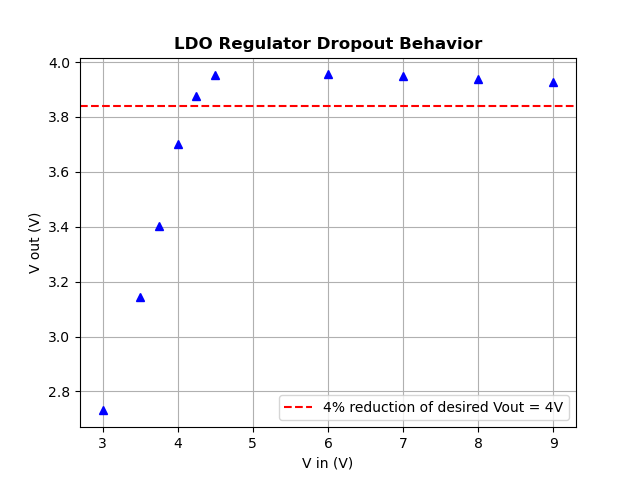

Write the Python code that produced this figure.
import matplotlib.pyplot as plt
import matplotlib.cbook as cbook

Vin = [3,3.5,3.75,4,4.25,4.5,6,7,8,9]
Vout = [2.731,3.143,3.401,3.7,3.877,3.954,3.955,3.948,3.938,3.926]

plt.plot(Vin,Vout,'b^')
plt.xlabel('V in (V)')
plt.ylabel('V out (V)')
plt.axhline(3.84, 0, 9, label='4% reduction of desired Vout = 4V', color = 'red', linestyle = 'dashed')
plt.legend()
plt.grid()
plt.title('LDO Regulator Dropout Behavior', fontweight='bold')
plt.show()
